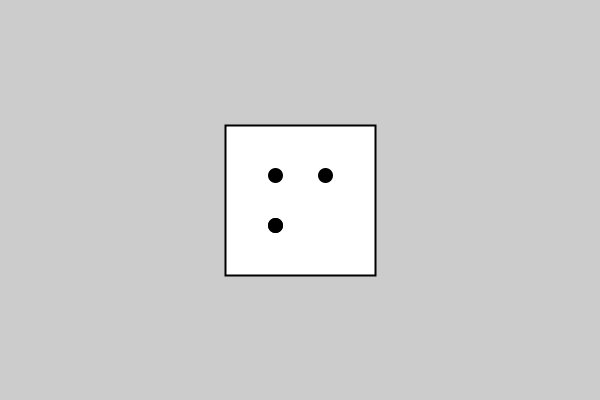
Frame 1 (no input)
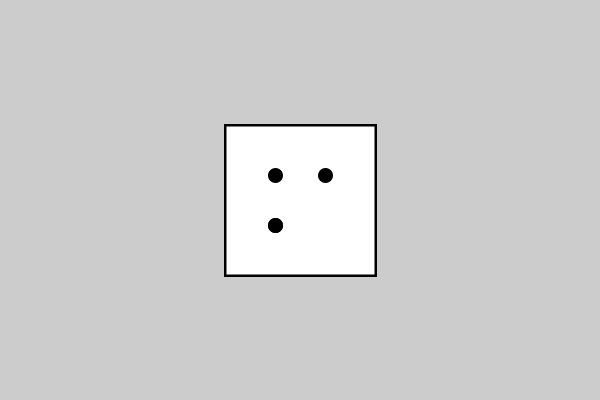
Frame 60 (the mouse pressed at the canvas centre just before this capture)
Frame 120 (the mouse held since frame 60 and released just before this capture): identical to frame 60, image omitted

The Processing sketch that drew these frames (run headless with seeded random() and noise(); from frame 60 on, the mouse is pressed at the canvas centre):

// Processing sketch: Ejercicio_2
// ── Ejercicio_2.pde
private Dado dado;

public void setup () {
  size(600,400);
  dado = new Dado ();
  dado.setPosicion(new PVector(width/2, height/2));
  dado.setLado(150);
  dado.tirarDado();
}

public void draw(){
  
  dado.dibujar();
}

// ── DADO.pde
class Dado {
  private int valor;
  private int lado;
  private PVector posicion;
  
  public Dado(){
  }
  
  public void dibujar(){
    rectMode(CENTER);
    strokeWeight (2); 
    square(this.posicion.x, this.posicion.y, this.lado);
    switch(this.valor){
      case 1:{
        strokeWeight (15);
        point(this.posicion.x, this.posicion.y);
        break;
      }
       case 2:{
        strokeWeight (15);
        point(this.posicion.x-25, this.posicion.y-25);
        point(this.posicion.x+25, this.posicion.y+25);
        break;
      } 
      case 3:{
        strokeWeight (15);
        point(this.posicion.x, this.posicion.y);
        point(this.posicion.x-25, this.posicion.y-25);
        point(this.posicion.x+25, this.posicion.y+25);
        break;
      }
     case 4:{
        strokeWeight (15);
        point(this.posicion.x-25, this.posicion.y-25);
        point(this.posicion.x-25, this.posicion.y+25);
        point(this.posicion.x+25, this.posicion.y-25);
        point(this.posicion.x-25, this.posicion.y+25);
        break;
      }
      case 5:{
        strokeWeight (15);
        point(this.posicion.x, this.posicion.y);
        point(this.posicion.x-25, this.posicion.y-25);
        point(this.posicion.x-25, this.posicion.y+25);
        point(this.posicion.x+25, this.posicion.y-25);
        point(this.posicion.x+25, this.posicion.y+25);
        break;
      } 
      case 6:{
        strokeWeight (15);
        point(this.posicion.x-25, this.posicion.y);
        point(this.posicion.x-25, this.posicion.y-30);
        point(this.posicion.x-25, this.posicion.y+30);
        point(this.posicion.x+25, this.posicion.y);
        point(this.posicion.x+25, this.posicion.y-30);
        point(this.posicion.x+25, this.posicion.y+30);
        break;
      }
    }
  }
  
  public void tirarDado(){
    this.valor = int(random(1,7));
  }
  
  public void setPosicion(PVector posicion){
    this.posicion = posicion;
  }
  
  public void setLado(int lado){
    this.lado = lado;
  }
  
}
